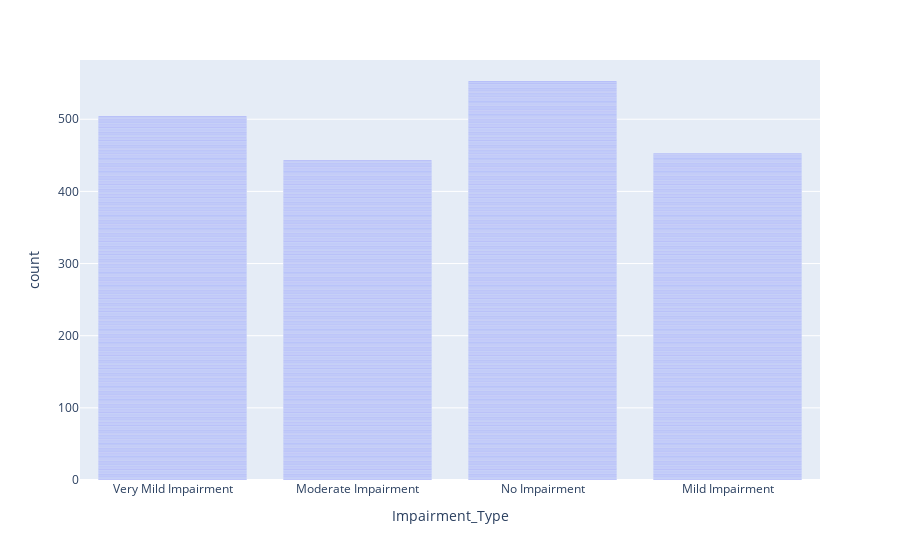
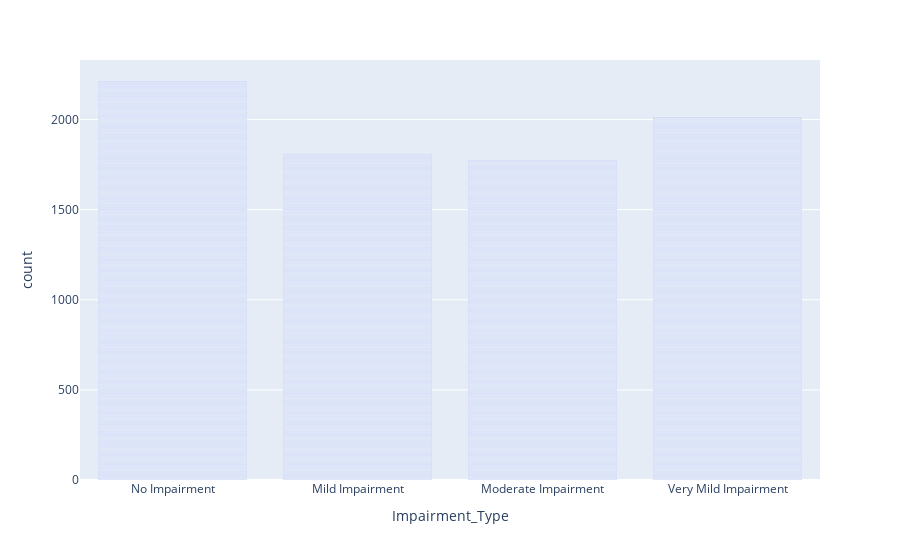

Notebook source saved alongside these figures, in order:
### Code cell
import plotly.express as px 

fig = px.bar(train, x = 'Impairment_Type')
fig.show()

fig = px.bar(test, x = 'Impairment_Type')
fig.show()

### Figure 1 — Plotly figure (JSON) as saved in the notebook; plotly's stock layout.template omitted (floating-point values rounded to 4 significant figures; data arrays with more than 128 entries replaced by an {"elided": "..."} marker saying what was removed)
{"data": [{"alignmentgroup": "True", "hovertemplate": "Impairment_Type=%{x}<br>count=%{y}<extra></extra>", "legendgroup": "", "marker": {"color": "#636efa", "pattern": {"shape": ""}}, "name": "", "offsetgroup": "", "orientation": "v", "showlegend": false, "textposition": "auto", "type": "bar", "x": {"elided": "1953 str values"}, "xaxis": "x", "y": {"elided": "1953 int values"}, "yaxis": "y"}], "layout": {"barmode": "relative", "legend": {"tracegroupgap": 0}, "margin": {"t": 60}, "xaxis": {"anchor": "y", "domain": [0, 1], "title": {"text": "Impairment_Type"}}, "yaxis": {"anchor": "x", "domain": [0, 1], "title": {"text": "count"}}}}

### Figure 2 — Plotly figure (JSON) as saved in the notebook; plotly's stock layout.template omitted (floating-point values rounded to 4 significant figures; data arrays with more than 128 entries replaced by an {"elided": "..."} marker saying what was removed)
{"data": [{"alignmentgroup": "True", "hovertemplate": "Impairment_Type=%{x}<br>count=%{y}<extra></extra>", "legendgroup": "", "marker": {"color": "#636efa", "pattern": {"shape": ""}}, "name": "", "offsetgroup": "", "orientation": "v", "showlegend": false, "textposition": "auto", "type": "bar", "x": {"elided": "7813 str values"}, "xaxis": "x", "y": {"elided": "7813 int values"}, "yaxis": "y"}], "layout": {"barmode": "relative", "legend": {"tracegroupgap": 0}, "margin": {"t": 60}, "xaxis": {"anchor": "y", "domain": [0, 1], "title": {"text": "Impairment_Type"}}, "yaxis": {"anchor": "x", "domain": [0, 1], "title": {"text": "count"}}}}
